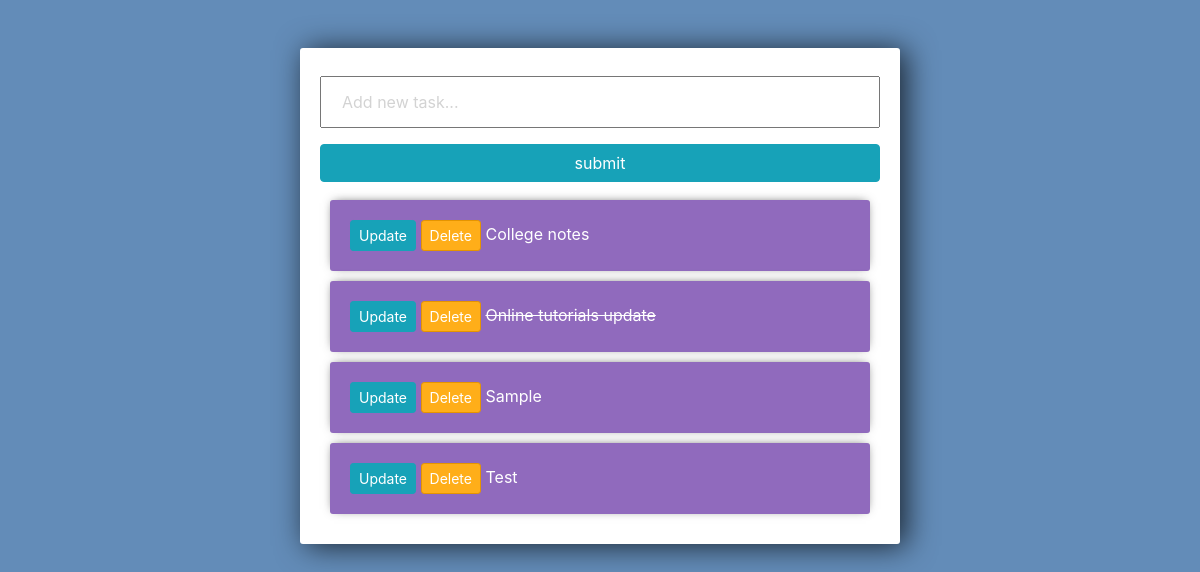
Before: / with the older database file.
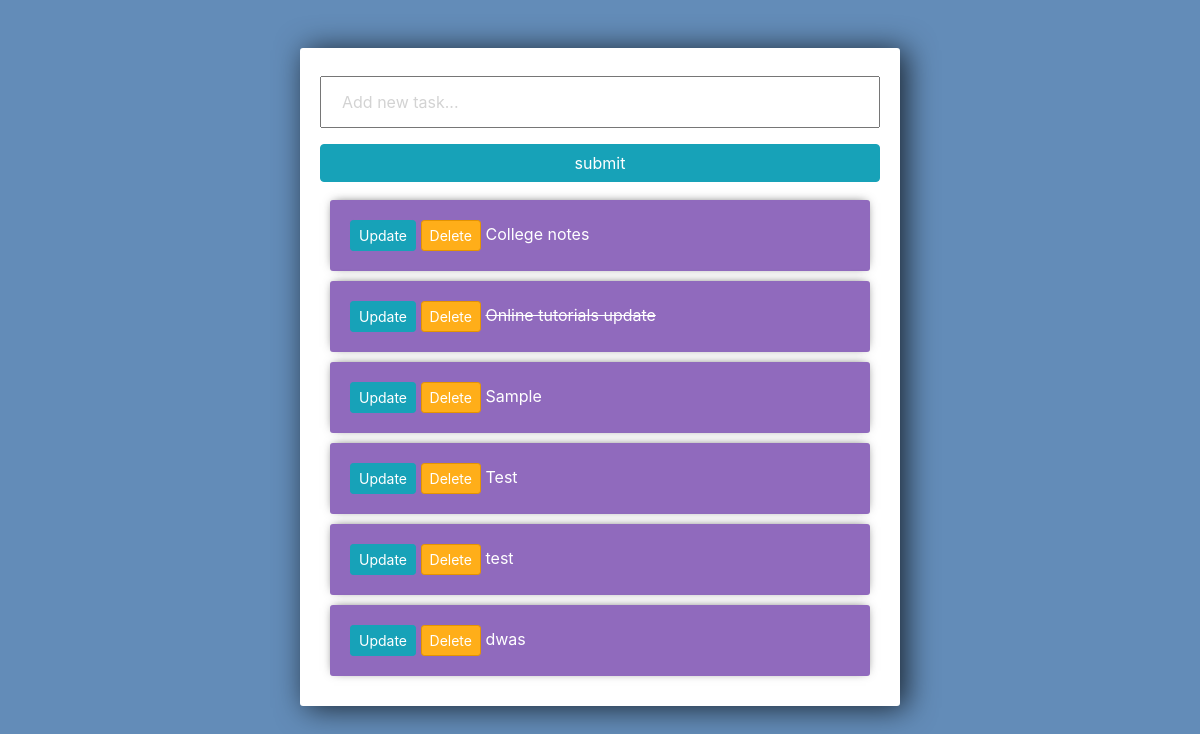
After: the same page with the newer database file.
### tasks/models.py (models this page shows)
class Task(models.Model):
    title = models.CharField(max_length=200)
    complete = models.BooleanField(default=False)
    created = models.DateTimeField(auto_now_add=True)
    def __str__(self):
        return self.title

### tasks/views.py (the view)
# urls.py: path('', views.index, name='list'),
def index(request):
    tasks = Task.objects.all()
    form = TaskForm()
    if request.method == 'POST':
        form = TaskForm(request.POST)
        if form.is_valid():
            form.save()
        return redirect('/')
    context = {'tasks': tasks, 'form': form}
    return render(request, 'tasks/list.html', context)

### tasks/forms.py
class TaskForm(forms.ModelForm):
    title = forms.CharField(widget=forms.TextInput(attrs={'placeholder': 'Add new task...', 'class': 'test'}))
    class Meta:
        model = Task
        fields = '__all__'

### tasks/templates/tasks/list.html (shortened to what this page needs)
{% extends 'base.html' %}
{% block content %}
<div class="center-column mt-5">
    <form action="/" method="post">
        {{ form.title }}
        <input class="btn btn-info" type="submit" name="Create Task" value="submit">
    </form>
    <div class="todo-list">
        {% for task in tasks %}
            <div class="item-row">
                <a class="btn btn-sm btn-info" href="{% url 'update_task' task.id %}">Update</a>
                <a class="btn btn-sm btn-danger" href="{% url 'delete_task' task.id %}">Delete</a>
                {% if task.complete == True %}
                    <strike>{{ task }}</strike>
                {% else %}
                    <span>{{ task }}</span>
                {% endif %}
            </div>
        {% endfor %}
    </div>
</div>
{% endblock %}

### templates/base.html (shortened to what this page needs)
<!DOCTYPE html>
{% load static %}
<html lang="en">
<head>
    <link rel="stylesheet" href="https://stackpath.bootstrapcdn.com/bootstrap/4.3.1/css/bootstrap.min.css"
>
    <link rel="stylesheet" href="{% static './style.css' %}">
</head>
<body>
    {% block content %}
    {% endblock %}
</body>
</html>

### static/style.css (style rules this page uses)
body { background-color: #638CB8; }
input { width: 100%; padding: 12px 20px; margin: 8px 0; box-sizing: border-box; }
input::placeholder { color: #d3d3d3; }
.center-column { width: 600px; margin: 20px auto; padding: 20px; background-color: #fff; border-radius: 3px; box-shadow: 6px 2px 30px 0px rgba(0, 0, 0, 0.75); }
.item-row { background-color: #906abd; margin: 10px; padding: 20px; border-radius: 3px; color: #fff; font-size: 16px; box-shadow: 0px -1px 10px -4px rgba(0, 0, 0, 0.75); }
.btn-danger { background-color: #ffae19; border-color: #e59400; }

Changed rows visible on the page:
added Task: title "test"
added Task: title "dwas"
